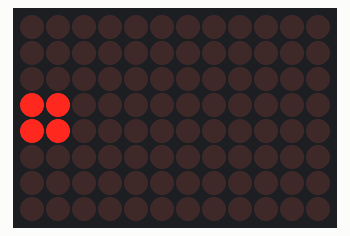
Simulated run of this sketch. Board: Arduino Uno R4 WiFi. Shown: 12×8 LED matrix.

Above: at 0.1 s.
At 0.6 s:
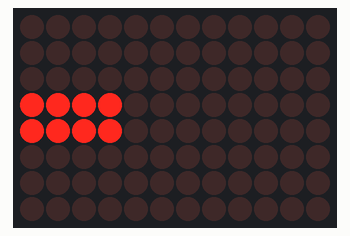
At 1.1 s:
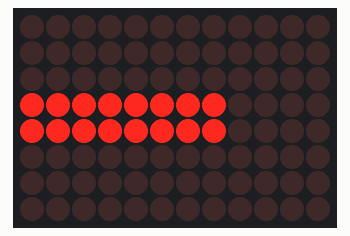
At 1.6 s:
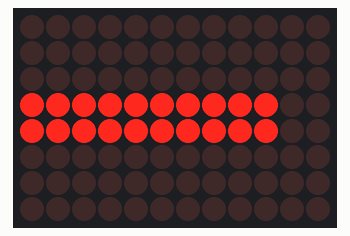
At 2.25 s:
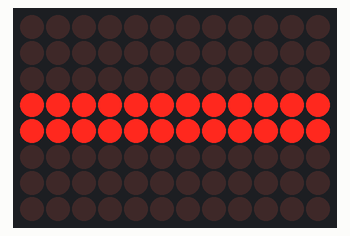

Measured:
- by itself, everything shown: repeats every 2.5 s, in 5 steps
- what the display in image 1 shows lasts 0.5 s, from 0.5 s to 1.0 s

The sketch:

15_LED_Matrix.ino
```cpp
/*
  This code displays a predefined animation on an LED matrix using
  the Arduino Uno R4 board. It initializes the ArduinoLEDMatrix library,
  loads an animation sequence from an external file called "animation.h",
  and plays it on the LED matrix.
  Note: Arduino IDE version 2.2 or above
  Board: Arduino Uno R4 WiFI
*/

// include the LED Matrix library from the Uno R4 core:
#include "Arduino_LED_Matrix.h"

//include the "animation.h" header file that stores the frames for the animation
#include "animation.h"

// make an instance of the library:
ArduinoLEDMatrix matrix;

void setup() {
  //load frames from the animation.h file
  matrix.loadSequence(animation);

  // start the matrix
  matrix.begin();

  //play the animation on the matrix
  matrix.play(true);
}

void loop() {

}
```

animation.h
```cpp
const uint32_t animation[][4] = {
	{
		0x0,
		0xc00c000,
		0x0,
		500
	},
	{
		0x0,
		0xf00f000,
		0x0,
		500
	},
	{
		0x0,
		0xff0ff00,
		0x0,
		500
	},
	{
		0x0,
		0xffcffc0,
		0x0,
		500
	},
	{
		0x0,
		0xffffff0,
		0x0,
		500
	}
};
```
